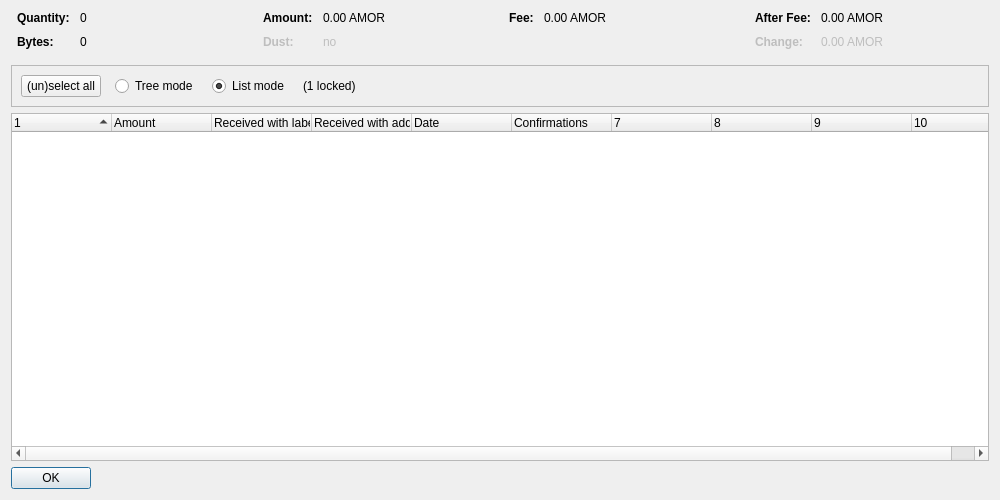
<?xml version="1.0" encoding="UTF-8"?>
<ui version="4.0">
 <class>CoinControlDialog</class>
 <widget class="QDialog" name="CoinControlDialog">
  <property name="geometry">
   <rect>
    <x>0</x>
    <y>0</y>
    <width>1000</width>
    <height>500</height>
   </rect>
  </property>
  <property name="windowTitle">
   <string>Coin Selection</string>
  </property>
  <layout class="QVBoxLayout" name="verticalLayout">
   <item>
    <layout class="QHBoxLayout" name="horizontalLayoutTop" stretch="0,0,0,0">
     <property name="topMargin">
      <number>0</number>
     </property>
     <property name="bottomMargin">
      <number>10</number>
     </property>
     <item>
      <layout class="QFormLayout" name="formLayoutCoinControl1">
       <property name="horizontalSpacing">
        <number>10</number>
       </property>
       <property name="verticalSpacing">
        <number>10</number>
       </property>
       <property name="leftMargin">
        <number>6</number>
       </property>
       <property name="rightMargin">
        <number>6</number>
       </property>
       <item row="0" column="0">
        <widget class="QLabel" name="labelCoinControlQuantityText">
         <property name="font">
          <font>
           <weight>75</weight>
           <bold>true</bold>
          </font>
         </property>
         <property name="text">
          <string>Quantity:</string>
         </property>
        </widget>
       </item>
       <item row="0" column="1">
        <widget class="QLabel" name="labelCoinControlQuantity">
         <property name="cursor">
          <cursorShape>IBeamCursor</cursorShape>
         </property>
         <property name="contextMenuPolicy">
          <enum>Qt::ActionsContextMenu</enum>
         </property>
         <property name="text">
          <string notr="true">0</string>
         </property>
         <property name="textInteractionFlags">
          <set>Qt::LinksAccessibleByMouse|Qt::TextSelectableByKeyboard|Qt::TextSelectableByMouse</set>
         </property>
        </widget>
       </item>
       <item row="1" column="0">
        <widget class="QLabel" name="labelCoinControlBytesText">
         <property name="font">
          <font>
           <weight>75</weight>
           <bold>true</bold>
          </font>
         </property>
         <property name="text">
          <string>Bytes:</string>
         </property>
        </widget>
       </item>
       <item row="1" column="1">
        <widget class="QLabel" name="labelCoinControlBytes">
         <property name="cursor">
          <cursorShape>IBeamCursor</cursorShape>
         </property>
         <property name="contextMenuPolicy">
          <enum>Qt::ActionsContextMenu</enum>
         </property>
         <property name="text">
          <string notr="true">0</string>
         </property>
         <property name="textInteractionFlags">
          <set>Qt::LinksAccessibleByMouse|Qt::TextSelectableByKeyboard|Qt::TextSelectableByMouse</set>
         </property>
        </widget>
       </item>
      </layout>
     </item>
     <item>
      <layout class="QFormLayout" name="formLayoutCoinControl2">
       <property name="horizontalSpacing">
        <number>10</number>
       </property>
       <property name="verticalSpacing">
        <number>10</number>
       </property>
       <property name="leftMargin">
        <number>6</number>
       </property>
       <property name="rightMargin">
        <number>6</number>
       </property>
       <item row="0" column="0">
        <widget class="QLabel" name="labelCoinControlAmountText">
         <property name="font">
          <font>
           <weight>75</weight>
           <bold>true</bold>
          </font>
         </property>
         <property name="text">
          <string>Amount:</string>
         </property>
        </widget>
       </item>
       <item row="0" column="1">
        <widget class="QLabel" name="labelCoinControlAmount">
         <property name="cursor">
          <cursorShape>IBeamCursor</cursorShape>
         </property>
         <property name="contextMenuPolicy">
          <enum>Qt::ActionsContextMenu</enum>
         </property>
         <property name="text">
          <string notr="true">0.00 AMOR</string>
         </property>
         <property name="textInteractionFlags">
          <set>Qt::LinksAccessibleByMouse|Qt::TextSelectableByKeyboard|Qt::TextSelectableByMouse</set>
         </property>
        </widget>
       </item>
       <item row="1" column="0">
        <widget class="QLabel" name="labelCoinControlLowOutputText">
         <property name="enabled">
          <bool>false</bool>
         </property>
         <property name="font">
          <font>
           <weight>75</weight>
           <bold>true</bold>
          </font>
         </property>
         <property name="text">
          <string>Dust:</string>
         </property>
        </widget>
       </item>
       <item row="1" column="1">
        <widget class="QLabel" name="labelCoinControlLowOutput">
         <property name="enabled">
          <bool>false</bool>
         </property>
         <property name="cursor">
          <cursorShape>IBeamCursor</cursorShape>
         </property>
         <property name="contextMenuPolicy">
          <enum>Qt::ActionsContextMenu</enum>
         </property>
         <property name="text">
          <string notr="true">no</string>
         </property>
         <property name="textInteractionFlags">
          <set>Qt::LinksAccessibleByMouse|Qt::TextSelectableByKeyboard|Qt::TextSelectableByMouse</set>
         </property>
        </widget>
       </item>
      </layout>
     </item>
     <item>
      <layout class="QFormLayout" name="formLayoutCoinControl3">
       <property name="horizontalSpacing">
        <number>10</number>
       </property>
       <property name="verticalSpacing">
        <number>10</number>
       </property>
       <property name="leftMargin">
        <number>6</number>
       </property>
       <property name="rightMargin">
        <number>6</number>
       </property>
       <item row="0" column="0">
        <widget class="QLabel" name="labelCoinControlFeeText">
         <property name="font">
          <font>
           <weight>75</weight>
           <bold>true</bold>
          </font>
         </property>
         <property name="text">
          <string>Fee:</string>
         </property>
        </widget>
       </item>
       <item row="0" column="1">
        <widget class="QLabel" name="labelCoinControlFee">
         <property name="cursor">
          <cursorShape>IBeamCursor</cursorShape>
         </property>
         <property name="contextMenuPolicy">
          <enum>Qt::ActionsContextMenu</enum>
         </property>
         <property name="text">
          <string notr="true">0.00 AMOR</string>
         </property>
         <property name="textInteractionFlags">
          <set>Qt::LinksAccessibleByMouse|Qt::TextSelectableByKeyboard|Qt::TextSelectableByMouse</set>
         </property>
        </widget>
       </item>
      </layout>
     </item>
     <item>
      <layout class="QFormLayout" name="formLayoutCoinControl4">
       <property name="horizontalSpacing">
        <number>10</number>
       </property>
       <property name="verticalSpacing">
        <number>10</number>
       </property>
       <property name="leftMargin">
        <number>6</number>
       </property>
       <property name="rightMargin">
        <number>6</number>
       </property>
       <item row="0" column="0">
        <widget class="QLabel" name="labelCoinControlAfterFeeText">
         <property name="font">
          <font>
           <weight>75</weight>
           <bold>true</bold>
          </font>
         </property>
         <property name="text">
          <string>After Fee:</string>
         </property>
        </widget>
       </item>
       <item row="0" column="1">
        <widget class="QLabel" name="labelCoinControlAfterFee">
         <property name="cursor">
          <cursorShape>IBeamCursor</cursorShape>
         </property>
         <property name="contextMenuPolicy">
          <enum>Qt::ActionsContextMenu</enum>
         </property>
         <property name="text">
          <string notr="true">0.00 AMOR</string>
         </property>
         <property name="textInteractionFlags">
          <set>Qt::LinksAccessibleByMouse|Qt::TextSelectableByKeyboard|Qt::TextSelectableByMouse</set>
         </property>
        </widget>
       </item>
       <item row="1" column="0">
        <widget class="QLabel" name="labelCoinControlChangeText">
         <property name="enabled">
          <bool>false</bool>
         </property>
         <property name="font">
          <font>
           <weight>75</weight>
           <bold>true</bold>
          </font>
         </property>
         <property name="text">
          <string>Change:</string>
         </property>
        </widget>
       </item>
       <item row="1" column="1">
        <widget class="QLabel" name="labelCoinControlChange">
         <property name="enabled">
          <bool>false</bool>
         </property>
         <property name="cursor">
          <cursorShape>IBeamCursor</cursorShape>
         </property>
         <property name="contextMenuPolicy">
          <enum>Qt::ActionsContextMenu</enum>
         </property>
         <property name="text">
          <string notr="true">0.00 AMOR</string>
         </property>
         <property name="textInteractionFlags">
          <set>Qt::LinksAccessibleByMouse|Qt::TextSelectableByKeyboard|Qt::TextSelectableByMouse</set>
         </property>
        </widget>
       </item>
      </layout>
     </item>
    </layout>
   </item>
   <item>
    <widget class="QFrame" name="frame">
     <property name="minimumSize">
      <size>
       <width>0</width>
       <height>40</height>
      </size>
     </property>
     <property name="frameShape">
      <enum>QFrame::StyledPanel</enum>
     </property>
     <property name="frameShadow">
      <enum>QFrame::Sunken</enum>
     </property>
     <layout class="QHBoxLayout" name="horizontalLayout">
      <item>
       <layout class="QHBoxLayout" name="horizontalLayoutPanel" stretch="0,0,0,0,0">
        <property name="spacing">
         <number>14</number>
        </property>
        <item>
         <widget class="QPushButton" name="pushButtonSelectAll">
          <property name="sizePolicy">
           <sizepolicy hsizetype="Maximum" vsizetype="Fixed">
            <horstretch>0</horstretch>
            <verstretch>0</verstretch>
           </sizepolicy>
          </property>
          <property name="text">
           <string>(un)select all</string>
          </property>
          <property name="autoDefault">
           <bool>false</bool>
          </property>
         </widget>
        </item>
        <item>
         <widget class="QRadioButton" name="radioTreeMode">
          <property name="sizePolicy">
           <sizepolicy hsizetype="Maximum" vsizetype="Fixed">
            <horstretch>0</horstretch>
            <verstretch>0</verstretch>
           </sizepolicy>
          </property>
          <property name="text">
           <string>Tree mode</string>
          </property>
         </widget>
        </item>
        <item>
         <widget class="QRadioButton" name="radioListMode">
          <property name="sizePolicy">
           <sizepolicy hsizetype="Maximum" vsizetype="Fixed">
            <horstretch>0</horstretch>
            <verstretch>0</verstretch>
           </sizepolicy>
          </property>
          <property name="text">
           <string>List mode</string>
          </property>
          <property name="checked">
           <bool>true</bool>
          </property>
         </widget>
        </item>
        <item>
         <widget class="QLabel" name="labelLocked">
          <property name="text">
           <string notr="true">(1 locked)</string>
          </property>
         </widget>
        </item>
        <item>
         <spacer name="horizontalSpacer">
          <property name="orientation">
           <enum>Qt::Horizontal</enum>
          </property>
          <property name="sizeHint" stdset="0">
           <size>
            <width>40</width>
            <height>20</height>
           </size>
          </property>
         </spacer>
        </item>
       </layout>
      </item>
     </layout>
    </widget>
   </item>
   <item>
    <widget class="CoinControlTreeWidget" name="treeWidget">
     <property name="contextMenuPolicy">
      <enum>Qt::CustomContextMenu</enum>
     </property>
     <property name="sortingEnabled">
      <bool>false</bool>
     </property>
     <property name="columnCount">
      <number>10</number>
     </property>
     <attribute name="headerShowSortIndicator" stdset="0">
      <bool>true</bool>
     </attribute>
     <attribute name="headerStretchLastSection">
      <bool>false</bool>
     </attribute>
     <column>
      <property name="text">
       <string/>
      </property>
     </column>
     <column>
      <property name="text">
       <string>Amount</string>
      </property>
     </column>
     <column>
      <property name="text">
       <string>Received with label</string>
      </property>
     </column>
     <column>
      <property name="text">
       <string>Received with address</string>
      </property>
     </column>
     <column>
      <property name="text">
       <string>Date</string>
      </property>
     </column>
     <column>
      <property name="text">
       <string>Confirmations</string>
      </property>
      <property name="toolTip">
       <string>Confirmed</string>
      </property>
     </column>
     <column>
      <property name="text">
       <string/>
      </property>
     </column>
     <column>
      <property name="text">
       <string/>
      </property>
     </column>
     <column>
      <property name="text">
       <string/>
      </property>
     </column>
     <column>
      <property name="text">
       <string/>
      </property>
     </column>
    </widget>
   </item>
   <item>
    <widget class="QDialogButtonBox" name="buttonBox">
     <property name="sizePolicy">
      <sizepolicy hsizetype="Maximum" vsizetype="Fixed">
       <horstretch>0</horstretch>
       <verstretch>0</verstretch>
      </sizepolicy>
     </property>
     <property name="orientation">
      <enum>Qt::Horizontal</enum>
     </property>
     <property name="standardButtons">
      <set>QDialogButtonBox::Ok</set>
     </property>
    </widget>
   </item>
  </layout>
 </widget>
 <customwidgets>
  <customwidget>
   <class>CoinControlTreeWidget</class>
   <extends>QTreeWidget</extends>
   <header>coincontroltreewidget.h</header>
  </customwidget>
 </customwidgets>
 <resources/>
 <connections/>
</ui>
